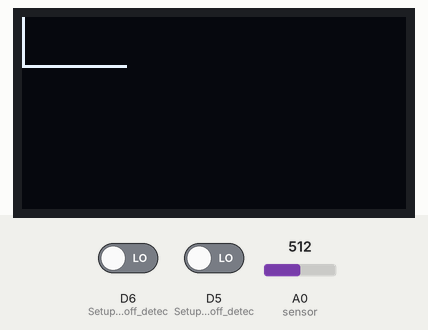
Recording of a sketch running on a simulated ESP8266 (NodeMCU). Parts: 128×64 one-colour display. Inputs (shaded band) come from the test bench; at power-on: A0 (sensor) = 512, D6 (Setup_for_leads_off_detec) LOW, D5 (Setup_for_leads_off_detec) LOW.

Above: at 1.2 s.
1.3 s: A0 (sensor) set to 716
At 1.75 s:
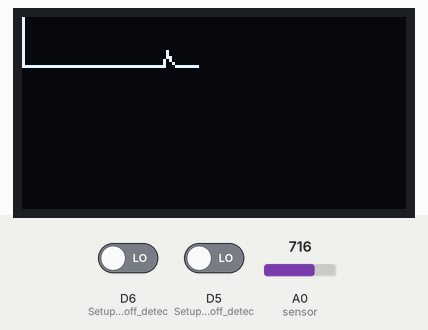
4.7 s: A0 (sensor) set to 900
At 5.18 s:
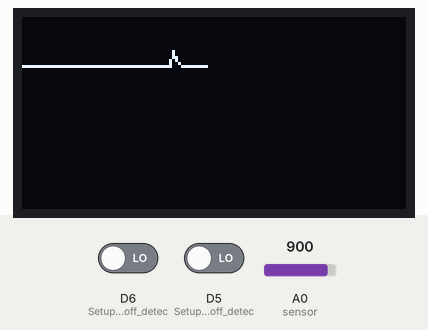
6.5 s: A0 (sensor) set to 1023
At 6.73 s:
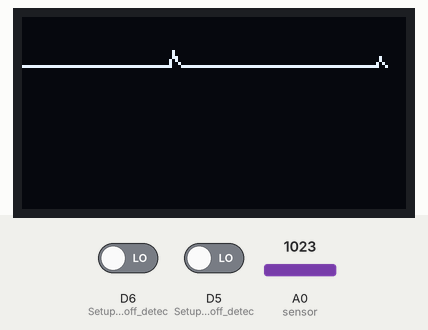
8.0 s: D6 (Setup_for_leads_off_detec) driven HIGH and D5 (Setup_for_leads_off_detec) driven HIGH
At 8.9 s:
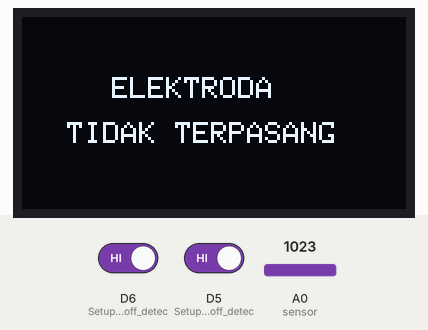
9.5 s: D6 (Setup_for_leads_off_detec) driven LOW
At 10.63 s:
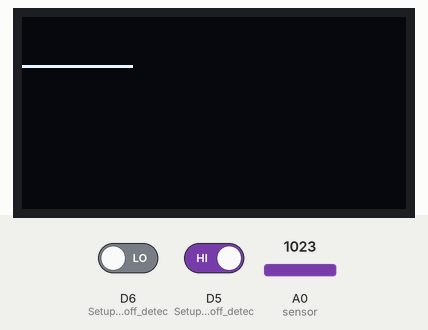
Timing chart, 0 to 12.0 s (numbered marks = the images above; inputs shaded):
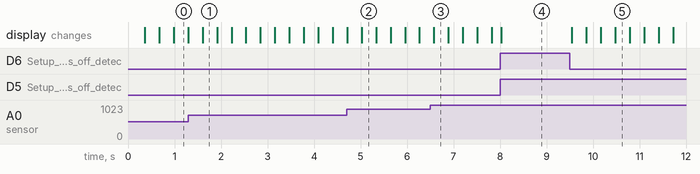

Measured:
- after the input at 8.0 s, the display: changes at once (image 4)
- after the input at 9.5 s, the display: first changes at once (image 5 shows a later state)

The sketch:

ECG-EMA.ino
```cpp
#include <ESP8266WiFi.h>
#include <PubSubClient.h>
#include <Wire.h>
#include <Adafruit_SSD1306.h>


#define FIREBASE_HOST "pengmas-ekg.firebaseio.com"
#define FIREBASE_AUTH "4mkZwqFND27ZoFf7DUlvCAppYXm1eOR1OCq7pwth"

#define NAMA_AP ""
#define PASSWD ""


//MQTT Setup
const char* mqttServer = "m11.cloudmqtt.com";
const int mqttPort = 12948;
const char* mqttUser = "YourMqttUser";
const char* mqttPassword = "YourMqttUserPassword";

//WiFiClient espClient;
//PubSubClient client(espClient);

int sensorValue = 0;
int filteredSignal = 0;
//definisi koefisien alpha
float EMA_a_low = 0.6555;    //initialization of EMA alpha
float EMA_a_high = 0.8202;

//Reserve for adjusting flow program
bool ElectrodePlug = false;
bool lastPlug = false;

int EMA_S_low = 0;          //initialization of EMA S
int EMA_S_high = 0;

//setup oled
#define OLED_Address 0x3C

//custom clock speed, increase speed refresh rate
Adafruit_SSD1306 oled(128, 64, &Wire, -1, 800000, 800000);
int x = 0;
int yData = 0;

//untuk plot kontinu
int lastX = 0;
int lastY = 0;
int lastTime = 0;

//delay setting
int periode = 10; //delay per 10 milidetik sampling rate=100Hz
unsigned long time_now = 0;
unsigned long time_now2 = 0;

int filterSignal(int analogValue) {

  //EXPONENTIAL MOVING AVERAGE
  EMA_S_low = (EMA_a_low * sensorValue) + ((1 - EMA_a_low) * EMA_S_low);
  EMA_S_high = (EMA_a_high * sensorValue) + ((1 - EMA_a_high) * EMA_S_high);

  int filteredSignal = EMA_S_high - EMA_S_low;      //find the band-pass

  return filteredSignal;
}

bool isAttach() {
  if ((digitalRead(D5) == 1 && digitalRead(D6) == 1)) {
    return false;
  } else {
    return true;
  }
}

void setup() {


  oled.begin(SSD1306_SWITCHCAPVCC, OLED_Address);
  oled.setCursor(0, 0);
  oled.clearDisplay();
  oled.setTextColor(WHITE);
  oled.display();
  delay(20);


  /*WIFI INITIALIZATION*/
//  WiFi.begin(NAMA_AP, PASSWD);
//  while (WiFi.status() != WL_CONNECTED) {
//    delay(500);
//  }

  /*MQTT INITIALIZATION*/
//  while (!client.connected()) {
//    Serial.println("Connecting to MQTT...");
//
//    if (client.connect("ESP8266Client", mqttUser, mqttPassword )) {
//
//      Serial.println("connected");
//
//    } else {
//
//      Serial.print("failed with state ");
//      Serial.print(client.state());
//      delay(2000);
//
//    }
//  }

  // initialize the serial communication:
  Serial.begin(115200);
  pinMode(D5, INPUT); // Setup for leads off detection LO +
  pinMode(D6, INPUT); // Setup for leads off detection LO -

  EMA_S_low = analogRead(A0);      //set EMA S for t=1
  EMA_S_high = analogRead(A0);

}

void loop() {

  if (isAttach() == 0) {
    oled.setRotation(2);
    oled.clearDisplay();
    oled.setTextColor(WHITE);
    oled.setCursor(30, 20);
    oled.println("ELEKTRODA");
    oled.setCursor(15, 35);
    oled.println("TIDAK TERPASANG");
    oled.display();
    lastPlug = 0;

  } else if (isAttach() == 1) {


    oled.setRotation(0);

    // kasus tengah jalan keputus
    if (isAttach() == 1 && lastPlug == 0) {
      oled.clearDisplay();
      x = 0;
      lastX = 0;

    }
    //kondisi overflow, perlu di reset lagi
    else if (x > 128) {

      oled.clearDisplay();
      x = 0;
      lastX = 0;
    }
    if (millis() > time_now2 + periode) {
      time_now2 = millis();
      sensorValue = analogRead(A0);    //read the sensor value using ADC
      filteredSignal = filterSignal(sensorValue);
    }

    if (millis() > time_now + periode) {
      yData = 16 - (filteredSignal / 6);
      oled.writeLine(lastX, lastY, x, yData, WHITE);

      lastY = yData;
      lastX = x;

      x++;
      time_now = millis();
      oled.display();

    }
    lastPlug = 1;
  }


}
```
